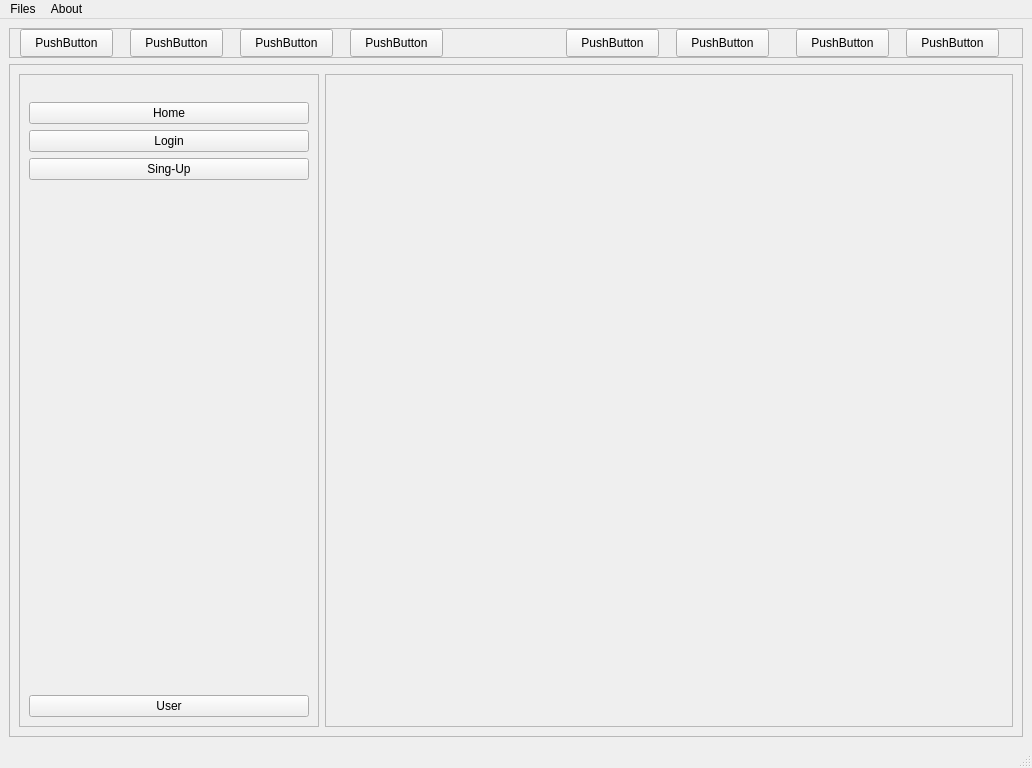
<?xml version="1.0" encoding="UTF-8"?>
<ui version="4.0">
 <class>MainWindow</class>
 <widget class="QMainWindow" name="MainWindow">
  <property name="geometry">
   <rect>
    <x>0</x>
    <y>0</y>
    <width>1032</width>
    <height>768</height>
   </rect>
  </property>
  <property name="windowTitle">
   <string>MainWindow</string>
  </property>
  <widget class="QWidget" name="centralwidget">
   <layout class="QVBoxLayout" name="verticalLayout">
    <item>
     <widget class="QFrame" name="header_frame">
      <property name="minimumSize">
       <size>
        <width>0</width>
        <height>30</height>
       </size>
      </property>
      <property name="maximumSize">
       <size>
        <width>16777215</width>
        <height>70</height>
       </size>
      </property>
      <property name="frameShape">
       <enum>QFrame::StyledPanel</enum>
      </property>
      <property name="frameShadow">
       <enum>QFrame::Raised</enum>
      </property>
      <layout class="QHBoxLayout" name="horizontalLayout_2">
       <property name="spacing">
        <number>0</number>
       </property>
       <property name="leftMargin">
        <number>0</number>
       </property>
       <property name="topMargin">
        <number>0</number>
       </property>
       <property name="rightMargin">
        <number>0</number>
       </property>
       <property name="bottomMargin">
        <number>0</number>
       </property>
       <item>
        <widget class="QWidget" name="widget" native="true">
         <widget class="QPushButton" name="pushButton_9">
          <property name="geometry">
           <rect>
            <x>10</x>
            <y>0</y>
            <width>93</width>
            <height>28</height>
           </rect>
          </property>
          <property name="text">
           <string>PushButton</string>
          </property>
         </widget>
         <widget class="QPushButton" name="pushButton_10">
          <property name="geometry">
           <rect>
            <x>120</x>
            <y>0</y>
            <width>93</width>
            <height>28</height>
           </rect>
          </property>
          <property name="text">
           <string>PushButton</string>
          </property>
         </widget>
         <widget class="QPushButton" name="pushButton_11">
          <property name="geometry">
           <rect>
            <x>230</x>
            <y>0</y>
            <width>93</width>
            <height>28</height>
           </rect>
          </property>
          <property name="text">
           <string>PushButton</string>
          </property>
         </widget>
         <widget class="QPushButton" name="pushButton_12">
          <property name="geometry">
           <rect>
            <x>340</x>
            <y>0</y>
            <width>93</width>
            <height>28</height>
           </rect>
          </property>
          <property name="text">
           <string>PushButton</string>
          </property>
         </widget>
        </widget>
       </item>
       <item>
        <widget class="QWidget" name="widget_2" native="true">
         <widget class="QPushButton" name="pushButton_5">
          <property name="geometry">
           <rect>
            <x>50</x>
            <y>0</y>
            <width>93</width>
            <height>28</height>
           </rect>
          </property>
          <property name="text">
           <string>PushButton</string>
          </property>
         </widget>
         <widget class="QPushButton" name="pushButton_6">
          <property name="geometry">
           <rect>
            <x>160</x>
            <y>0</y>
            <width>93</width>
            <height>28</height>
           </rect>
          </property>
          <property name="text">
           <string>PushButton</string>
          </property>
         </widget>
         <widget class="QPushButton" name="pushButton_7">
          <property name="geometry">
           <rect>
            <x>280</x>
            <y>0</y>
            <width>93</width>
            <height>28</height>
           </rect>
          </property>
          <property name="text">
           <string>PushButton</string>
          </property>
         </widget>
         <widget class="QPushButton" name="pushButton_8">
          <property name="geometry">
           <rect>
            <x>390</x>
            <y>0</y>
            <width>93</width>
            <height>28</height>
           </rect>
          </property>
          <property name="text">
           <string>PushButton</string>
          </property>
         </widget>
        </widget>
       </item>
      </layout>
     </widget>
    </item>
    <item>
     <widget class="QFrame" name="main_body">
      <property name="frameShape">
       <enum>QFrame::StyledPanel</enum>
      </property>
      <property name="frameShadow">
       <enum>QFrame::Raised</enum>
      </property>
      <layout class="QHBoxLayout" name="horizontalLayout">
       <item>
        <widget class="QFrame" name="frame">
         <property name="minimumSize">
          <size>
           <width>200</width>
           <height>0</height>
          </size>
         </property>
         <property name="maximumSize">
          <size>
           <width>300</width>
           <height>16777215</height>
          </size>
         </property>
         <property name="frameShape">
          <enum>QFrame::StyledPanel</enum>
         </property>
         <property name="frameShadow">
          <enum>QFrame::Raised</enum>
         </property>
         <layout class="QVBoxLayout" name="verticalLayout_3">
          <item>
           <spacer name="verticalSpacer">
            <property name="orientation">
             <enum>Qt::Vertical</enum>
            </property>
            <property name="sizeType">
             <enum>QSizePolicy::Fixed</enum>
            </property>
            <property name="sizeHint" stdset="0">
             <size>
              <width>20</width>
              <height>18</height>
             </size>
            </property>
           </spacer>
          </item>
          <item>
           <layout class="QVBoxLayout" name="verticalLayout_2">
            <item>
             <widget class="QPushButton" name="pushButton">
              <property name="text">
               <string>Home</string>
              </property>
             </widget>
            </item>
            <item>
             <widget class="QPushButton" name="pushButton_2">
              <property name="text">
               <string>Login</string>
              </property>
             </widget>
            </item>
            <item>
             <widget class="QPushButton" name="pushButton_3">
              <property name="text">
               <string>Sing-Up</string>
              </property>
             </widget>
            </item>
           </layout>
          </item>
          <item>
           <spacer name="verticalSpacer_2">
            <property name="orientation">
             <enum>Qt::Vertical</enum>
            </property>
            <property name="sizeHint" stdset="0">
             <size>
              <width>20</width>
              <height>435</height>
             </size>
            </property>
           </spacer>
          </item>
          <item>
           <widget class="QPushButton" name="pushButton_4">
            <property name="text">
             <string>User</string>
            </property>
           </widget>
          </item>
         </layout>
        </widget>
       </item>
       <item>
        <widget class="QFrame" name="frame_2">
         <property name="frameShape">
          <enum>QFrame::StyledPanel</enum>
         </property>
         <property name="frameShadow">
          <enum>QFrame::Raised</enum>
         </property>
        </widget>
       </item>
      </layout>
     </widget>
    </item>
   </layout>
  </widget>
  <widget class="QStatusBar" name="statusbar"/>
  <widget class="QMenuBar" name="menubar">
   <property name="geometry">
    <rect>
     <x>0</x>
     <y>0</y>
     <width>1032</width>
     <height>27</height>
    </rect>
   </property>
   <widget class="QMenu" name="menuFiles">
    <property name="title">
     <string>Files</string>
    </property>
    <addaction name="actionOpen"/>
   </widget>
   <widget class="QMenu" name="menuAbout">
    <property name="title">
     <string>About</string>
    </property>
    <addaction name="actionAbout_Us"/>
   </widget>
   <addaction name="menuFiles"/>
   <addaction name="menuAbout"/>
  </widget>
  <action name="actionOpen">
   <property name="text">
    <string>Open</string>
   </property>
  </action>
  <action name="actionAbout_Us">
   <property name="text">
    <string>About Us</string>
   </property>
  </action>
 </widget>
 <resources/>
 <connections/>
</ui>
